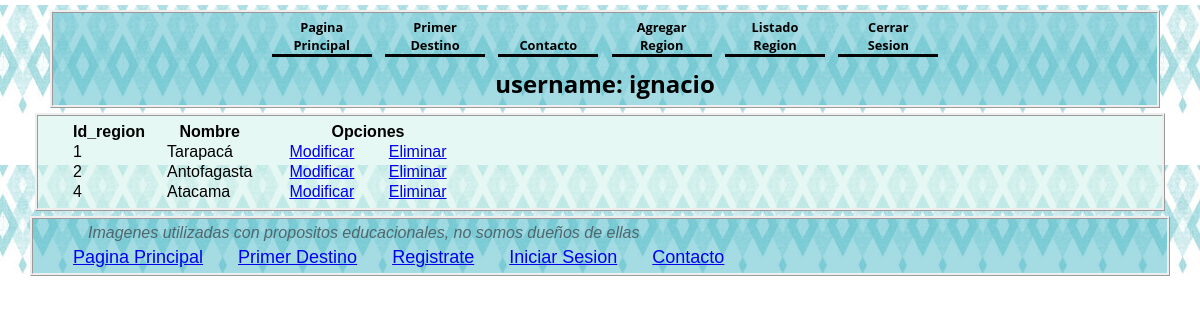
The page /listar-region/ (signed in) on the database its author committed.
### turismo/models.py (models this page shows, shortened)
class Regiones(models.Model): #creacion de la tabla region
    id_region = models.AutoField(primary_key=True)
    nombre = models.CharField(max_length=200)

### turismo/views.py (the view)
# urls.py: path('listar-region/', views.listar_region, name= 'listar-region'),
@permission_required('turismo.view_regiones')
def listar_region(request):
    regions = Regiones.objects.all()
    data = {
        'regions' : regions
    }
    return render(request, 'turismo/region/listar.html', data)

### turismo/templates/turismo/region/listar.html
{% extends 'turismo/base.html' %}
{% load static %}
{% block contenido %}
    <table>
        <tr>
            <th>Id_region</th>
            <th>Nombre</th>
            <th>Opciones</th>
        </tr>
        {% for p in regions %}
        <tr>
            <td>{{p.id_region}} </td>
            <td>{{p.nombre}}</td>
            <td>
                <a href="{% url 'modificar-region' p.id_region %}" class="btn btn-info">Modificar</a>
                <a href="{% url 'eliminar-region' p.id_region %}" class="btn btn-danger">Eliminar</a>
            </td>
        </tr>
        {% endfor %}
    </table>
{% endblock %}

### turismo/templates/turismo/base.html (shortened to what this page needs)
{% load static %}
<!DOCTYPE html>
<html lang="en">
<head>
    <link rel="stylesheet" href="{% static 'css/style.css' %}">
    <link rel="stylesheet" href="{% static 'css/flexboxgrid.css' %}">
    <link rel="stylesheet" href="{% static 'css/slider.css' %}">
</head>
<body>
    <div>
        <nav id=header class="col-xs-12 col-sm-12 col-md-12 col-lg-12">
            <a href="{% url 'index' %}">Pagina Principal</a>
            <a href="{% url 'Lugar1' %}">Primer Destino</a>
            <a href="{% url 'Contacto' %}">Contacto</a>
            {% if perms.turismo.add_regiones %}
                <a href="{% url 'agregar-region'%}">Agregar Region</a>
            {% endif %}
            {% if perms.turismo.view_regiones %}
                <a href="{% url 'listar-region'%}">Listado Region</a>
            {% endif %}
            {% if user.is_authenticated %}
                <a href="{% url 'logout' %}">Cerrar Sesion</a>
                <h3>username: {{ user.username }}</h3>
            {%else%}
                <a href="{% url 'login'%}"> Inciar Sesion</a>
                <a href="{% url 'Registro'%}">Registrate</a>
            {%endif%}
        </nav>
    </div>
    <div id="cuerpo" class="col-xs-12 col-sm-12 col-md-12 col-lg-12">
        {% block contenido %}
        {% endblock %}
    </div>
</body>
<footer id="footer">
    <div>
        <p> <em> Imagenes utilizadas con propositos educacionales, no somos dueños de ellas</em></p>
        <a href="{% url 'index' %}">Pagina Principal</a>
            <a href="{% url 'Lugar1' %}">Primer Destino</a>
            <a href="{% url 'Registro' %}">Registrate</a>
            <a href="{% url 'IniciarSesion' %}">Iniciar Sesion</a>
            <a href="{% url 'Contacto' %}">Contacto</a>
    </div>
</footer>
</html>

### turismo/static/css/style.css (style rules this page uses)
* { margin: 5px; padding-right: 10px; padding-left: 10px; padding-top: 0px; padding-bottom: 0px; box-sizing: border-box; }
nav { width: 100%; font-family: 'Open Sans', sans-serif; font-size: 0.8em; font-weight: bold; text-align: center; background: #4ebbca81; box-sizing: border-box; border-style: ridge; }
nav a { display: inline-block; color: rgb(0, 0, 0); text-decoration: none; text-align: center; width: 100px; background-color:#3ccfec00; border-bottom: solid 3px #030303; }
body { font-family: HindSiliguri-Regular, Arial, "sans-serif"; background-image: url("../Imagenes/Fondo2.jpg"); }
footer { font-family: HindSiliguri-Regular, Arial, "sans-serif"; color: lightslategray; }
h2, h3 { color: black; font-size: x-large; }
p { color: rgb(81, 102, 109); font-size: medium; }
#cuerpo { background: rgba(209, 242, 235, 0.541); box-sizing: border-box; border-style: ridge; }
#footer { font-family: HindSiliguri-Regular, Arial, "sans-serif"; font-size: 18px; font-weight: 400; color: #ffffff; background: #4ebbca81; margin: 0 0 25px; overflow: hidden; box-sizing: border-box; border-style: ridge; }

### turismo/static/css/flexboxgrid.css (style rules this page uses)
.col-xs, .col-xs-1, .col-xs-2, .col-xs-3, .col-xs-4, .col-xs-5, .col-xs-6, .col-xs-7, .col-xs-8, .col-xs-9, .col-xs-10, .col-xs-11, .col-xs-12, .col-xs-offset-0, .col-xs-offset-1, .col-xs-offset-2, .col-xs-offset-3, .col-xs-offset-4, .col-xs-offset-5, .col-xs-offset-6, .col-xs-offset-7, .col-xs-offset-8, .col-xs-offset-9, .col-xs-offset-10, .col-xs-offset-11, .col-xs-offset-12 { box-sizing: border-box; -webkit-box-flex: 0; -ms-flex: 0 0 auto; flex: 0 0 auto; padding-right: 0.5rem; padding-left: 0.5rem; }
.col-xs-12 { -ms-flex-preferred-size: 100%; flex-basis: 100%; max-width: 100%; }
@media only screen and (min-width: 48em) { .col-sm, .col-sm-1, .col-sm-2, .col-sm-3, .col-sm-4, .col-sm-5, .col-sm-6, .col-sm-7, .col-sm-8, .col-sm-9, .col-sm-10, .col-sm-11, .col-sm-12, .col-sm-offset-0, .col-sm-offset-1, .col-sm-offset-2, .col-sm-offset-3, .col-sm-offset-4, .col-sm-offset-5, .col-sm-offset-6, .col-sm-offset-7, .col-sm-offset-8, .col-sm-offset-9, .col-sm-offset-10, .col-sm-offset-11, .col-sm-offset-12 { box-sizing: border-box; -webkit-box-flex: 0; -ms-flex: 0 0 auto; flex: 0 0 auto; padding-right: 0.5rem; padding-left: 0.5rem; } }
@media only screen and (min-width: 48em) { .col-sm-12 { -ms-flex-preferred-size: 100%; flex-basis: 100%; max-width: 100%; } }
@media only screen and (min-width: 64em) { .col-md, .col-md-1, .col-md-2, .col-md-3, .col-md-4, .col-md-5, .col-md-6, .col-md-7, .col-md-8, .col-md-9, .col-md-10, .col-md-11, .col-md-12, .col-md-offset-0, .col-md-offset-1, .col-md-offset-2, .col-md-offset-3, .col-md-offset-4, .col-md-offset-5, .col-md-offset-6, .col-md-offset-7, .col-md-offset-8, .col-md-offset-9, .col-md-offset-10, .col-md-offset-11, .col-md-offset-12 { box-sizing: border-box; -webkit-box-flex: 0; -ms-flex: 0 0 auto; flex: 0 0 auto; padding-right: 0.5rem; padding-left: 0.5rem; } }
@media only screen and (min-width: 64em) { .col-md-12 { -ms-flex-preferred-size: 100%; flex-basis: 100%; max-width: 100%; } }
@media only screen and (min-width: 75em) { .col-lg, .col-lg-1, .col-lg-2, .col-lg-3, .col-lg-4, .col-lg-5, .col-lg-6, .col-lg-7, .col-lg-8, .col-lg-9, .col-lg-10, .col-lg-11, .col-lg-12, .col-lg-offset-0, .col-lg-offset-1, .col-lg-offset-2, .col-lg-offset-3, .col-lg-offset-4, .col-lg-offset-5, .col-lg-offset-6, .col-lg-offset-7, .col-lg-offset-8, .col-lg-offset-9, .col-lg-offset-10, .col-lg-offset-11, .col-lg-offset-12 { box-sizing: border-box; -webkit-box-flex: 0; -ms-flex: 0 0 auto; flex: 0 0 auto; padding-right: 0.5rem; padding-left: 0.5rem; } }
@media only screen and (min-width: 75em) { .col-lg-12 { -ms-flex-preferred-size: 100%; flex-basis: 100%; max-width: 100%; } }

### turismo/static/css/slider.css (style rules this page uses)
* { box-sizing:border-box }

### rows shown on the page
Regiones: id_region "1", nombre "Tarapacá"
Regiones: id_region "2", nombre "Antofagasta"
Regiones: id_region "4", nombre "Atacama"

### other values the page prints
{{ user.username }} "ignacio"
